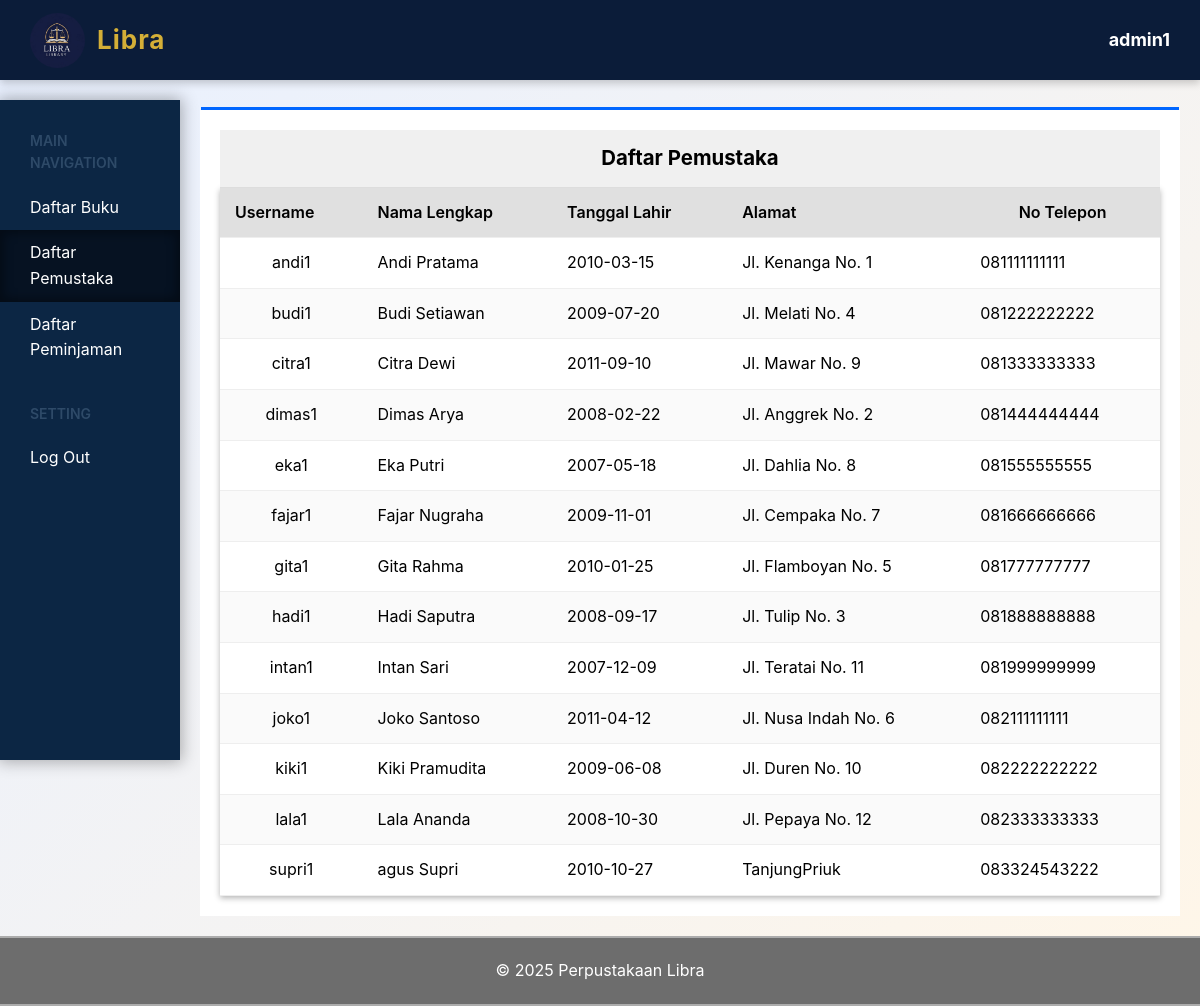
Screenshot of /administrator/daftar_pemustaka.php (signed in) with the database file from the repository.
### tables this page shows
CREATE TABLE `pemustaka` (
  `NAMA_LENGKAP` varchar(50) NOT NULL,
  `USERNAME` varchar(50) NOT NULL,
  `PASSWORD` varchar(64) NOT NULL,
  `TELEPON` varchar(14) NOT NULL,
  `TANGGAL_LAHIR` date NOT NULL,
  `ALAMAT` longtext NOT NULL
);

### function.php (called while the page is built, shortened)
<?php
	function getPemustaka(){
		$state = DBH->prepare("SELECT * FROM pemustaka");
		$state->execute();
		return $state->fetchAll();
	}
?>

### administrator/daftar_pemustaka.php (the view, shortened to what this page needs)
<?php
require_once "../function.php";
$user = getPemustaka();
include_once(BASE_PATH . '/layout/header.php');
include "../layout/menu.administrator.php"
?>
	<div class="table table-pemustaka">
		<table>
			<caption>Daftar Pemustaka</caption>
			<thead>
				<tr>
					<th>Username</th>
					<th>Nama Lengkap</th>
					<th>Tanggal Lahir</th>
					<th>Alamat</th>
					<th>No Telepon</th>
				</tr>
			</thead>
			<tbody>
				<?php foreach ($user as $detail): ?>
				<tr>
					<td><?= $detail['USERNAME'] ?></td>
					<td><?= $detail['NAMA_LENGKAP'] ?></td>
					<td><?= $detail['TANGGAL_LAHIR'] ?></td>
					<td><?= $detail['ALAMAT'] ?></td>
					<td><?= $detail['TELEPON'] ?></td>
				</tr>
				<?php endforeach ?>
			</tbody>
		</table>
	</div>
<?php include_once BASE_PATH . '/layout/footer.php'; ?>

### asset/css/header.css (style rules this page uses)
* { margin: 0; padding: 0; box-sizing: border-box; }
body { font-family: Arial, Helvetica, sans-serif; }

### asset/css/main.administrator.css (style rules this page uses)
body { font-size: 16px; font-family: 'Inter' ,'Poppins'; line-height: 1.6; margin: 0; padding: 0; background: linear-gradient(135deg, #e8f0ff 0%, #fff6e8 100%); background-color: #e8f0ff; width: 100%; }
.table { background-color: white; box-shadow: 0 -4px 0 -1px #0066FF; }
.table-pemustaka, .table-peminjaman, .table-books { padding: 20px; height: 100%; margin: 20px; width: 100%; }
.table table { width: 100%; border-collapse: collapse; background: white; overflow: hidden; box-shadow: 0 2px 6px rgba(0, 0, 0, 0.3); }
.table caption { padding: 1vw; font-size: 1.7vw; font-weight: bold; background: #f0f0f0; border-bottom: 1px solid #ddd; }
.table th, .table td { padding: 12px 15px; text-align: left; border-bottom: 1px solid #eee; }
.table th { background: #e0e0e0; font-weight: 600; }
.table tbody tr:nth-child(even) { background: #fafafa; }
.table table td:first-child { text-align: center; counter-increment: rowNumber; }
.table table th:last-child { text-align: center; }
.table th:last-child, .table td:last-child { white-space: nowrap; }

### rows the page displays
pemustaka: USERNAME "andi1", NAMA_LENGKAP "Andi Pratama", TANGGAL_LAHIR "2010-03-15", ALAMAT "Jl. Kenanga No. 1", TELEPON "081111111111"
pemustaka: USERNAME "budi1", NAMA_LENGKAP "Budi Setiawan", TANGGAL_LAHIR "2009-07-20", ALAMAT "Jl. Melati No. 4", TELEPON "081222222222"
pemustaka: USERNAME "citra1", NAMA_LENGKAP "Citra Dewi", TANGGAL_LAHIR "2011-09-10", ALAMAT "Jl. Mawar No. 9", TELEPON "081333333333"
pemustaka: USERNAME "dimas1", NAMA_LENGKAP "Dimas Arya", TANGGAL_LAHIR "2008-02-22", ALAMAT "Jl. Anggrek No. 2", TELEPON "081444444444"
pemustaka: USERNAME "eka1", NAMA_LENGKAP "Eka Putri", TANGGAL_LAHIR "2007-05-18", ALAMAT "Jl. Dahlia No. 8", TELEPON "081555555555"
pemustaka: USERNAME "fajar1", NAMA_LENGKAP "Fajar Nugraha", TANGGAL_LAHIR "2009-11-01", ALAMAT "Jl. Cempaka No. 7", TELEPON "081666666666"
pemustaka: USERNAME "gita1", NAMA_LENGKAP "Gita Rahma", TANGGAL_LAHIR "2010-01-25", ALAMAT "Jl. Flamboyan No. 5", TELEPON "081777777777"
pemustaka: USERNAME "hadi1", NAMA_LENGKAP "Hadi Saputra", TANGGAL_LAHIR "2008-09-17", ALAMAT "Jl. Tulip No. 3", TELEPON "081888888888"
pemustaka: USERNAME "intan1", NAMA_LENGKAP "Intan Sari", TANGGAL_LAHIR "2007-12-09", ALAMAT "Jl. Teratai No. 11", TELEPON "081999999999"
pemustaka: USERNAME "joko1", NAMA_LENGKAP "Joko Santoso", TANGGAL_LAHIR "2011-04-12", ALAMAT "Jl. Nusa Indah No. 6", TELEPON "082111111111"
pemustaka: USERNAME "kiki1", NAMA_LENGKAP "Kiki Pramudita", TANGGAL_LAHIR "2009-06-08", ALAMAT "Jl. Duren No. 10", TELEPON "082222222222"
pemustaka: USERNAME "lala1", NAMA_LENGKAP "Lala Ananda", TANGGAL_LAHIR "2008-10-30", ALAMAT "Jl. Pepaya No. 12", TELEPON "082333333333"
pemustaka: USERNAME "supri1", NAMA_LENGKAP "agus Supri", TANGGAL_LAHIR "2010-10-27", ALAMAT "TanjungPriuk", TELEPON "083324543222"

### other values shown
$_SESSION['nama'] "admin1"
